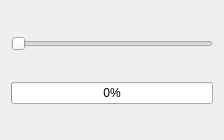
<?xml version="1.0" encoding="UTF-8"?>
<ui version="4.0">
 <class>Widget</class>
 <widget class="QWidget" name="Widget">
  <property name="geometry">
   <rect>
    <x>0</x>
    <y>0</y>
    <width>224</width>
    <height>140</height>
   </rect>
  </property>
  <property name="windowTitle">
   <string>Widget</string>
  </property>
  <layout class="QVBoxLayout" name="verticalLayout">
   <item>
    <widget class="QSlider" name="horizontalSlider">
     <property name="maximum">
      <number>100</number>
     </property>
     <property name="orientation">
      <enum>Qt::Horizontal</enum>
     </property>
    </widget>
   </item>
   <item>
    <widget class="QProgressBar" name="progressBar">
     <property name="minimum">
      <number>1</number>
     </property>
     <property name="value">
      <number>1</number>
     </property>
    </widget>
   </item>
  </layout>
 </widget>
 <resources/>
 <connections/>
</ui>
